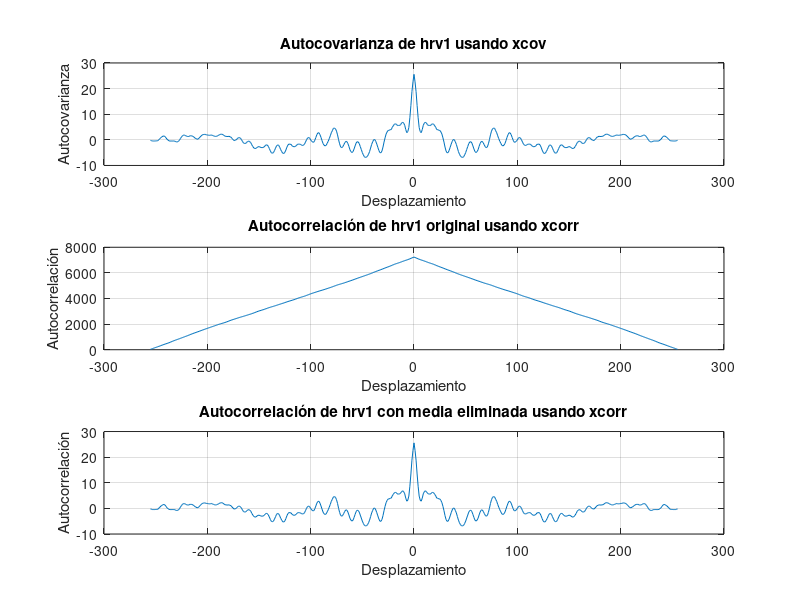

The MATLAB script that drew this image:
% Cargar el archivo con la señal hrv1
load('hrv1.mat'); % Ajusta la ruta si es necesario


    
    
    [autocov_hrv1, lags_cov] = xcov(hrv1, 'biased');

    
    [autocorr_hrv1_orig, lags_corr] = xcorr(hrv1, 'biased');

    
    hrv1_mean_removed = hrv1 - mean(hrv1);
    [autocorr_hrv1_mean_removed, lags_corr2] = xcorr(hrv1_mean_removed, 'biased');

    
    figure;
    subplot(3,1,1);
    plot(lags_cov, autocov_hrv1);
    title('Autocovarianza de hrv1 usando xcov');
    xlabel('Desplazamiento');
    ylabel('Autocovarianza');
    grid on;

    subplot(3,1,2);
    plot(lags_corr, autocorr_hrv1_orig);
    title('Autocorrelación de hrv1 original usando xcorr');
    xlabel('Desplazamiento');
    ylabel('Autocorrelación');
    grid on;

    subplot(3,1,3);
    plot(lags_corr2, autocorr_hrv1_mean_removed);
    title('Autocorrelación de hrv1 con media eliminada usando xcorr');
    xlabel('Desplazamiento');
    ylabel('Autocorrelación');
    grid on;
